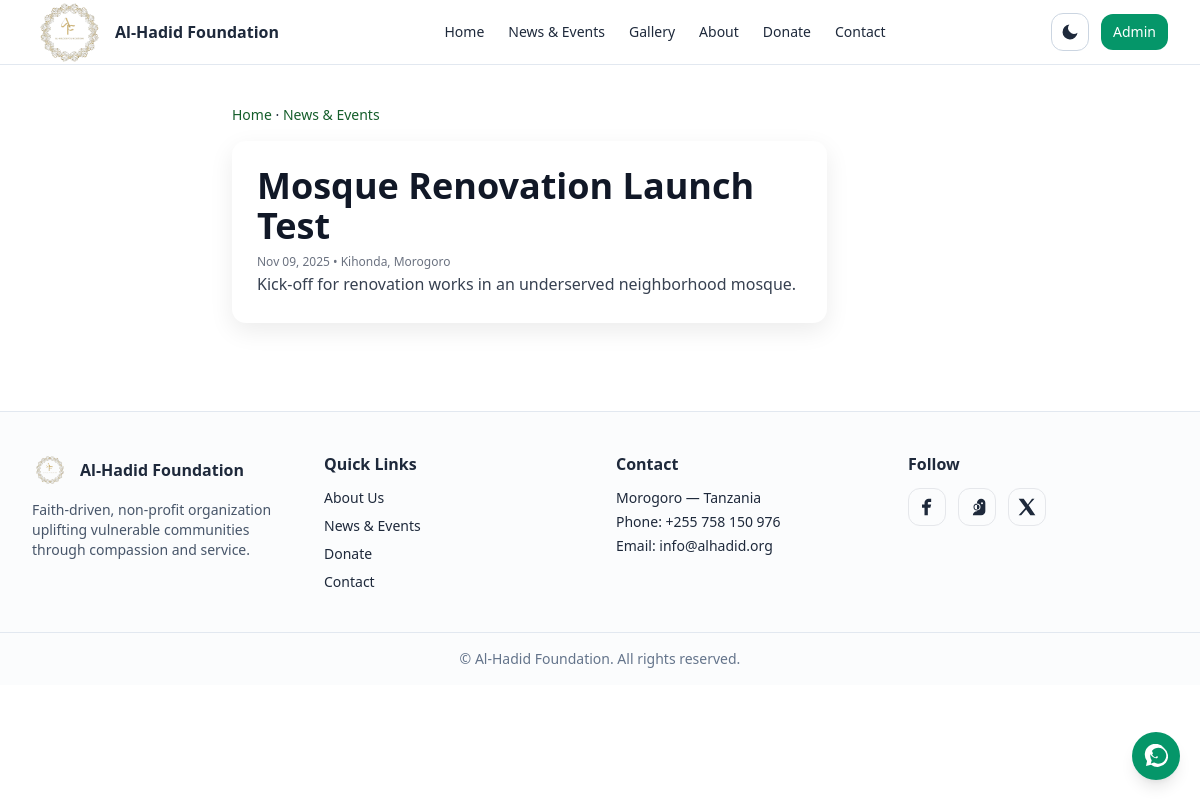
The page /events/5/ on the database its author committed.
### website/models.py (models this page shows, shortened)
class Event(models.Model):
    title = models.CharField(max_length=200)
    description = models.TextField()
    event_date = models.DateTimeField()
    location = models.CharField(max_length=200, blank=True)
    image = models.ImageField(upload_to='events/', blank=True, null=True)
    is_published = models.BooleanField(default=True)
    created_at = models.DateTimeField(auto_now_add=True)
    updated_at = models.DateTimeField(auto_now=True)
    class Meta:
        ordering = ['event_date']

### website/views.py (the view)
# urls.py: path('events/<int:pk>/', views.event_detail, name='event_detail'),
def event_detail(request, pk):
    event = get_object_or_404(Event, pk=pk, is_published=True)
    context = {
        'event': event,
        'page_title': event.title,
    }
    return render(request, 'website/event_detail.html', context)

### website/context_processors.py (called while the page is built)
def site_settings(request):
    try:
        settings = SiteSettings.objects.first()
        if not settings:
            settings = SiteSettings.objects.create()
    except:
        settings = None
    theme = request.session.get('theme', 'light')
    return {
        'site_settings': settings,
        'current_theme': theme,
    }

### templates/website/event_detail.html (shortened to what this page needs)
{% extends "base.html" %}
{% block content %}
<section class="max-w-3xl mx-auto px-4 py-10">
  <nav class="text-sm mb-4">
    <a class="text-primary" href="{% url 'website:home' %}">Home</a> ·
    <a class="text-primary" href="{% url 'website:news_events' %}">News & Events</a>
  </nav>
  <article class="prose dark:prose-invert card p-6">
    <h1 class="mb-2">{{ event.title }}</h1>
    <div class="text-xs text-gray-500">
      {% if event.start_datetime %}{{ event.start_datetime|date:"M d, Y H:i" }}{% elif event.event_date %}{{ event.event_date|date:"M d, Y" }}{% endif %}
      {% if event.location %} • {{ event.location }}{% endif %}
    </div>
    <div>{{ event.description|safe }}</div>
  </article>
</section>
{% endblock %}

### rows shown on the page
Event: title "Mosque Renovation Launch Test", event_date "Nov 09, 2025", location "Kihonda, Morogoro", description "Kick-off for renovation works in an underserved neighborhood mosque."
